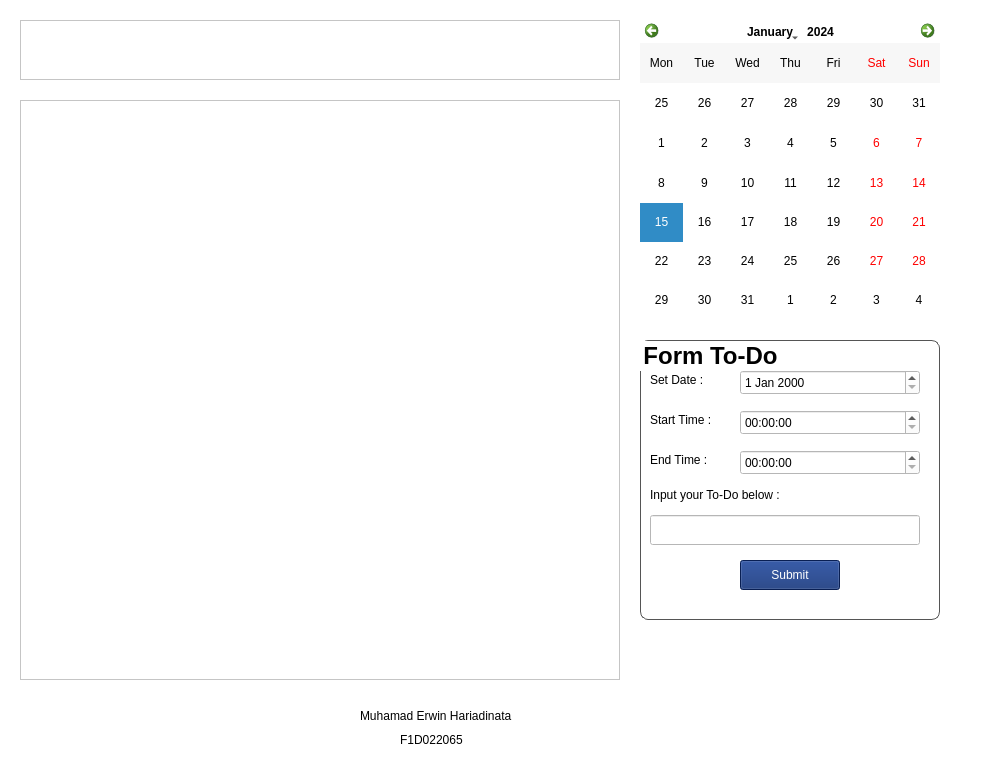
<?xml version="1.0" encoding="UTF-8"?>
<ui version="4.0">
 <class>ToDoTracker</class>
 <widget class="QWidget" name="ToDoTracker">
  <property name="geometry">
   <rect>
    <x>0</x>
    <y>0</y>
    <width>988</width>
    <height>769</height>
   </rect>
  </property>
  <property name="styleSheet">
   <string>background-color:rgb(255, 255, 255); color: black;</string>
  </property>
  <widget class="QScrollArea" name="dayScrollArea">
   <property name="geometry">
    <rect>
     <x>20</x>
     <y>20</y>
     <width>600</width>
     <height>60</height>
    </rect>
   </property>
   <property name="verticalScrollBarPolicy">
    <enum>Qt::ScrollBarAlwaysOff</enum>
   </property>
   <property name="horizontalScrollBarPolicy">
    <enum>Qt::ScrollBarAlwaysOff</enum>
   </property>
   <property name="widgetResizable">
    <bool>true</bool>
   </property>
   <widget class="QWidget" name="dayContainer">
    <property name="geometry">
     <rect>
      <x>0</x>
      <y>0</y>
      <width>598</width>
      <height>58</height>
     </rect>
    </property>
    <layout class="QHBoxLayout" name="dayLayout"/>
   </widget>
  </widget>
  <widget class="QScrollArea" name="taskScrollArea">
   <property name="geometry">
    <rect>
     <x>20</x>
     <y>100</y>
     <width>600</width>
     <height>580</height>
    </rect>
   </property>
   <property name="verticalScrollBarPolicy">
    <enum>Qt::ScrollBarAsNeeded</enum>
   </property>
   <property name="widgetResizable">
    <bool>true</bool>
   </property>
   <widget class="QWidget" name="taskContainer">
    <property name="geometry">
     <rect>
      <x>0</x>
      <y>0</y>
      <width>598</width>
      <height>578</height>
     </rect>
    </property>
    <layout class="QVBoxLayout" name="taskLayout"/>
   </widget>
  </widget>
  <widget class="QCalendarWidget" name="calendar">
   <property name="geometry">
    <rect>
     <x>640</x>
     <y>20</y>
     <width>300</width>
     <height>300</height>
    </rect>
   </property>
   <property name="styleSheet">
    <string>background:rgb(255, 255, 255); color: black;</string>
   </property>
   <property name="verticalHeaderFormat">
    <enum>QCalendarWidget::NoVerticalHeader</enum>
   </property>
  </widget>
  <widget class="QGroupBox" name="leaveGroupBox">
   <property name="geometry">
    <rect>
     <x>640</x>
     <y>340</y>
     <width>300</width>
     <height>280</height>
    </rect>
   </property>
   <property name="font">
    <font>
     <pointsize>18</pointsize>
     <weight>75</weight>
     <bold>true</bold>
    </font>
   </property>
   <property name="styleSheet">
    <string>QGroupBox { border: 1px solid #555; border-radius: 8px; color: black; }</string>
   </property>
   <property name="title">
    <string>Form To-Do</string>
   </property>
   <widget class="QLabel" name="lbl_date">
    <property name="geometry">
     <rect>
      <x>10</x>
      <y>30</y>
      <width>90</width>
      <height>20</height>
     </rect>
    </property>
    <property name="text">
     <string>Set Date :</string>
    </property>
   </widget>
   <widget class="QDateEdit" name="dateEdit">
    <property name="geometry">
     <rect>
      <x>100</x>
      <y>30</y>
      <width>180</width>
      <height>25</height>
     </rect>
    </property>
    <property name="styleSheet">
     <string>background:rgb(255, 255, 255); color: black;</string>
    </property>
   </widget>
   <widget class="QLabel" name="lbl_start">
    <property name="geometry">
     <rect>
      <x>10</x>
      <y>70</y>
      <width>80</width>
      <height>20</height>
     </rect>
    </property>
    <property name="text">
     <string>Start Time :</string>
    </property>
   </widget>
   <widget class="QTimeEdit" name="startTimeEdit">
    <property name="geometry">
     <rect>
      <x>100</x>
      <y>70</y>
      <width>180</width>
      <height>25</height>
     </rect>
    </property>
    <property name="styleSheet">
     <string>background:rgb(255, 255, 255); color: black;</string>
    </property>
   </widget>
   <widget class="QLabel" name="lbl_end">
    <property name="geometry">
     <rect>
      <x>10</x>
      <y>110</y>
      <width>80</width>
      <height>20</height>
     </rect>
    </property>
    <property name="text">
     <string>End Time :</string>
    </property>
   </widget>
   <widget class="QTimeEdit" name="endTimeEdit">
    <property name="geometry">
     <rect>
      <x>100</x>
      <y>110</y>
      <width>180</width>
      <height>25</height>
     </rect>
    </property>
    <property name="styleSheet">
     <string>background:rgb(255, 255, 255); color: black;</string>
    </property>
   </widget>
   <widget class="QLabel" name="lbl_act">
    <property name="geometry">
     <rect>
      <x>10</x>
      <y>140</y>
      <width>150</width>
      <height>30</height>
     </rect>
    </property>
    <property name="text">
     <string>Input your To-Do below :</string>
    </property>
   </widget>
   <widget class="QLineEdit" name="activityInput">
    <property name="geometry">
     <rect>
      <x>10</x>
      <y>175</y>
      <width>270</width>
      <height>30</height>
     </rect>
    </property>
    <property name="styleSheet">
     <string>background:rgb(255, 255, 255); color: black;</string>
    </property>
   </widget>
   <widget class="QPushButton" name="submitButton">
    <property name="geometry">
     <rect>
      <x>100</x>
      <y>220</y>
      <width>100</width>
      <height>30</height>
     </rect>
    </property>
    <property name="styleSheet">
     <string>background: #0d2c74; color: white;</string>
    </property>
    <property name="text">
     <string>Submit</string>
    </property>
   </widget>
  </widget>
  <widget class="QLabel" name="label">
   <property name="geometry">
    <rect>
     <x>360</x>
     <y>700</y>
     <width>171</width>
     <height>31</height>
    </rect>
   </property>
   <property name="text">
    <string>Muhamad Erwin Hariadinata</string>
   </property>
  </widget>
  <widget class="QLabel" name="label_2">
   <property name="geometry">
    <rect>
     <x>400</x>
     <y>730</y>
     <width>81</width>
     <height>20</height>
    </rect>
   </property>
   <property name="text">
    <string>F1D022065</string>
   </property>
  </widget>
 </widget>
 <resources/>
 <connections/>
</ui>
